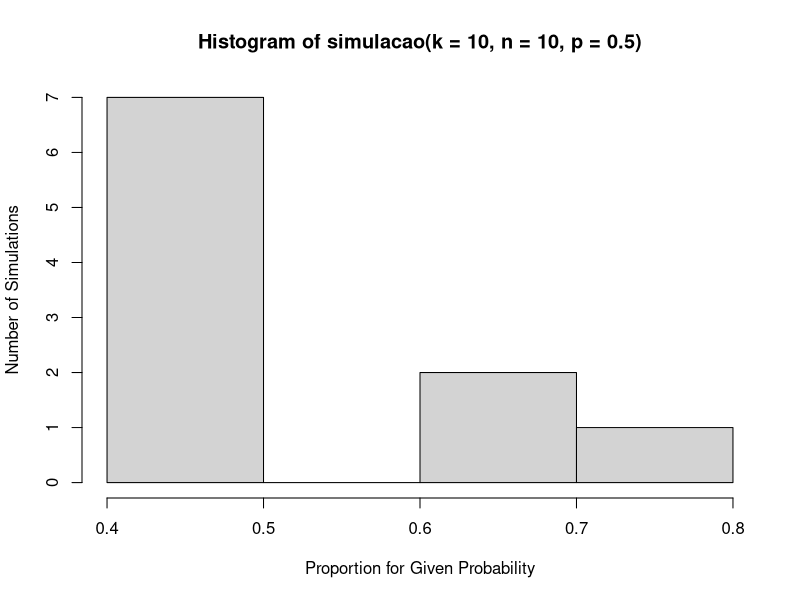
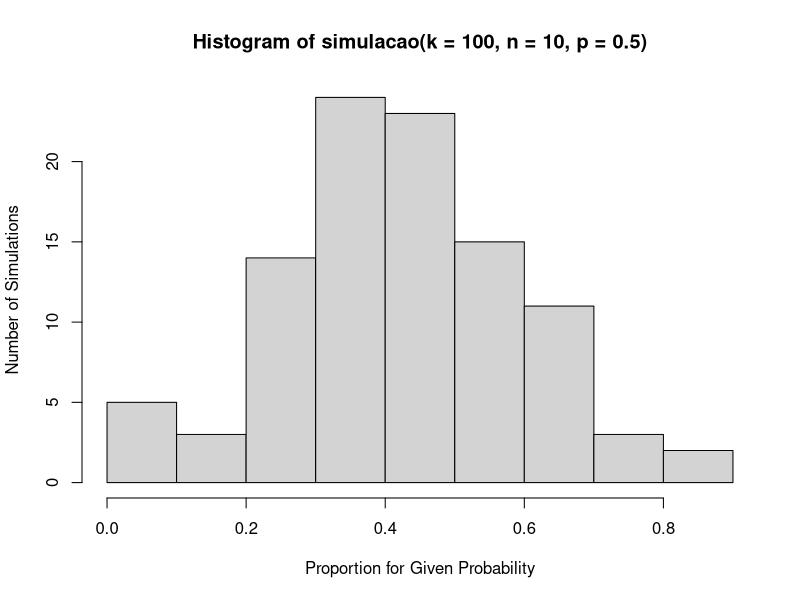
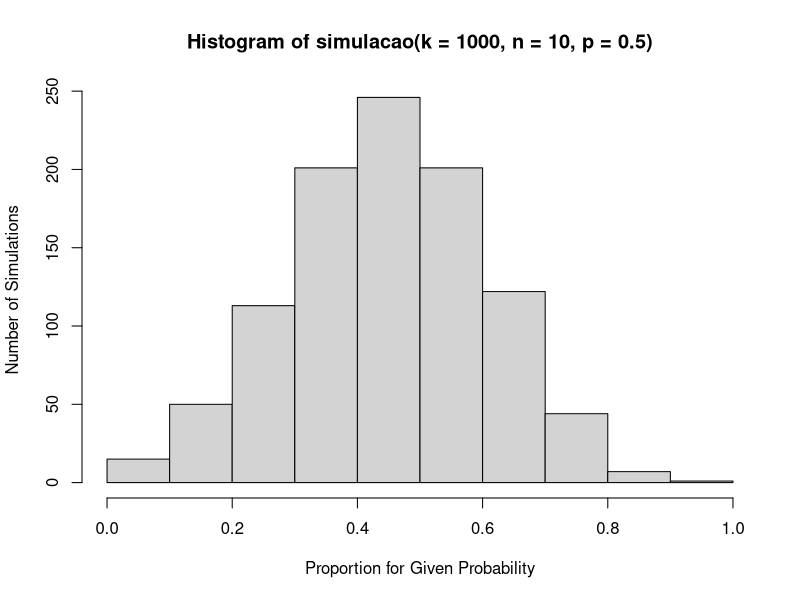
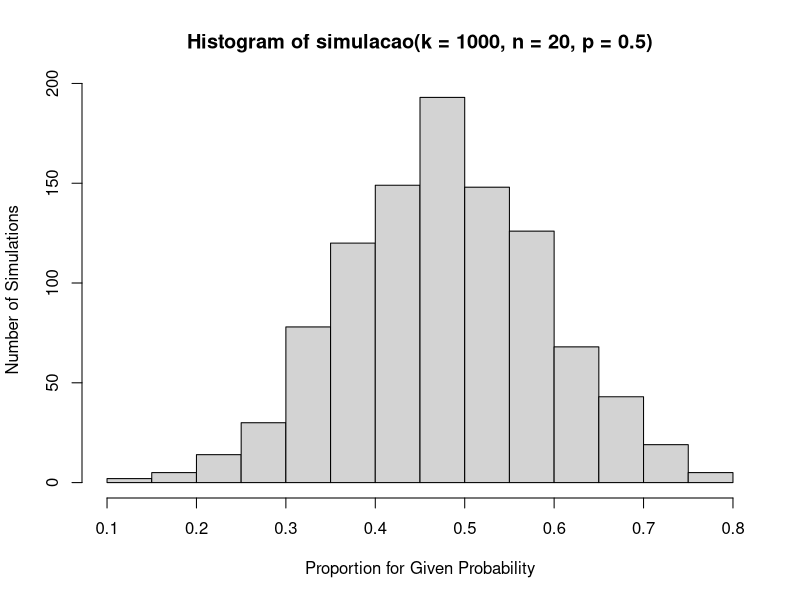
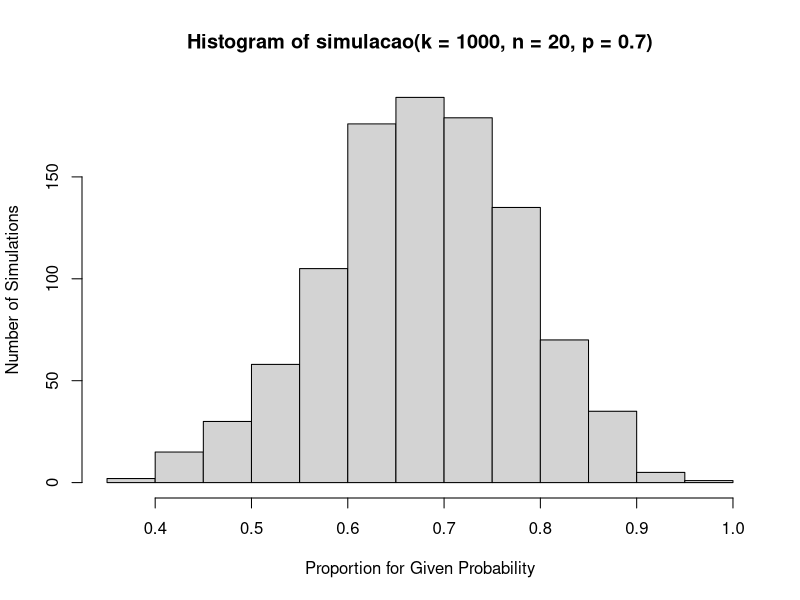
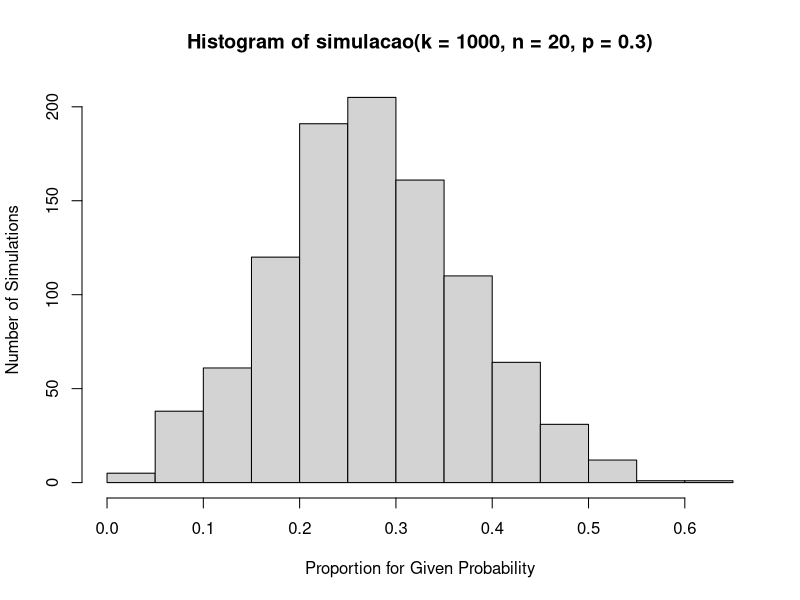

These figures' R source, in order:
## ---- chunk 1
library(magrittr)

moeda <- function(p){
    x <- runif(1) %>% "<"(p) %>% ifelse(1,0)
}

moedas <- function(p,n){
    sapply(1:n, function(x)moeda(p))
}

proporcao <- function(resultados){
    sum(resultados)/length(resultados)
}

simulacao <- function(k,n,p){
    sapply(1:k, function(x)proporcao(moedas(p,n)))
}
## ---- chunk 2
hist(simulacao(k = 10, n = 10, p = 0.5), xlab = "Proportion for Given Probability", ylab = "Number of Simulations")

hist(simulacao(k = 100, n = 10, p = 0.5), xlab = "Proportion for Given Probability", ylab = "Number of Simulations")

hist(simulacao(k = 1000, n = 10, p = 0.5), xlab = "Proportion for Given Probability", ylab = "Number of Simulations")

hist(simulacao(k = 1000, n = 20, p = 0.5), xlab = "Proportion for Given Probability", ylab = "Number of Simulations")

hist(simulacao(k = 1000, n = 20, p = 0.7), xlab = "Proportion for Given Probability", ylab = "Number of Simulations")

hist(simulacao(k = 1000, n = 20, p = 0.3), xlab = "Proportion for Given Probability", ylab = "Number of Simulations")

